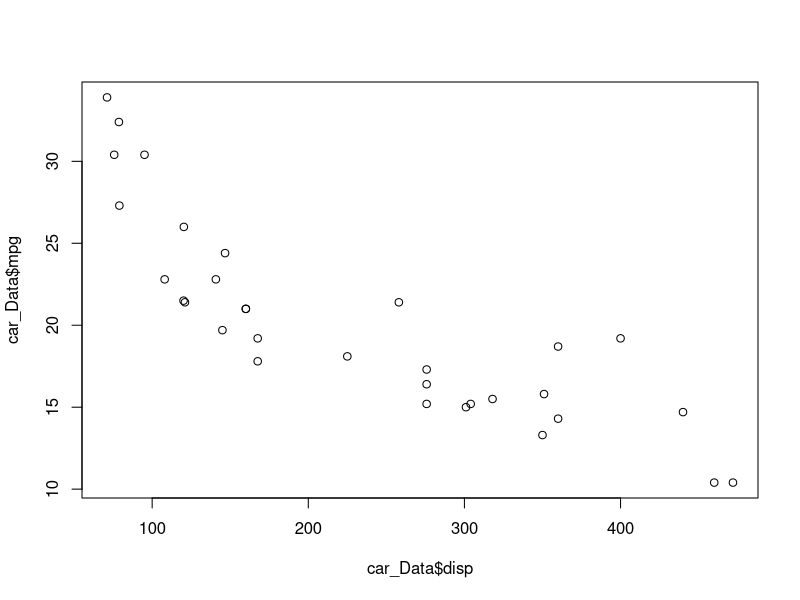
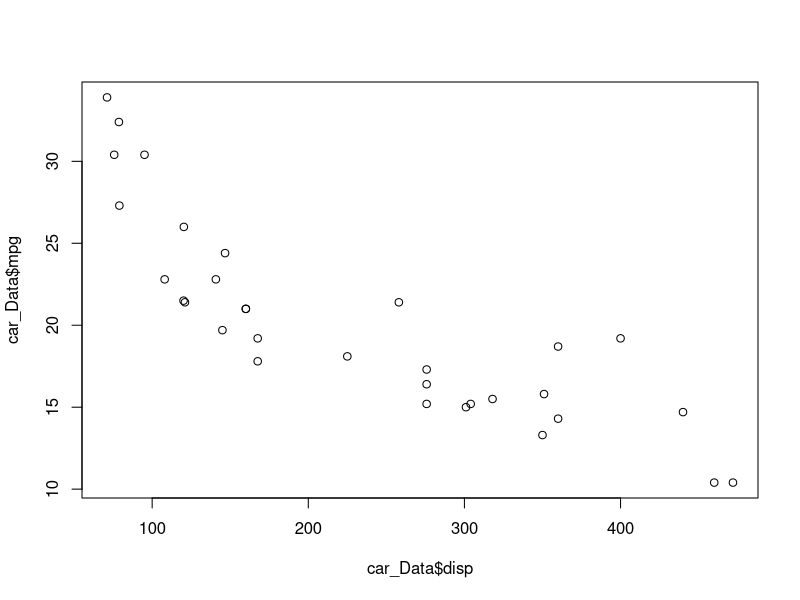
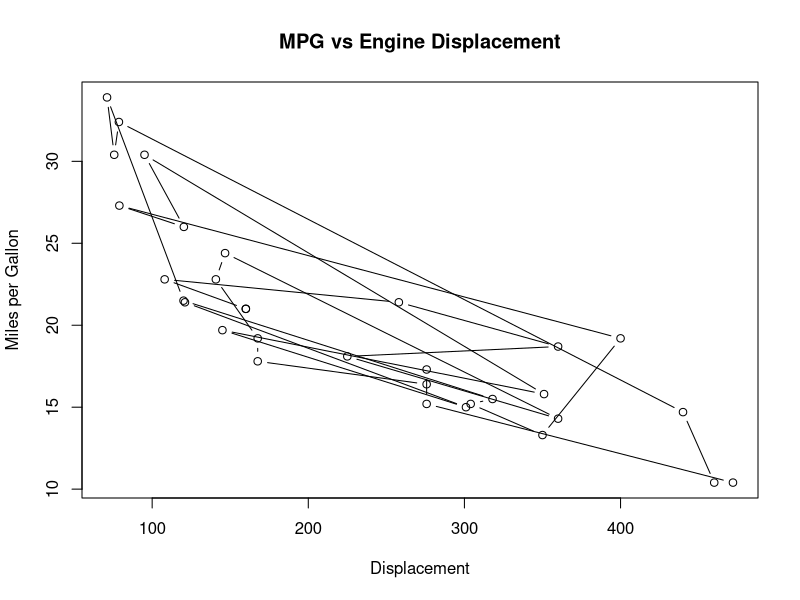
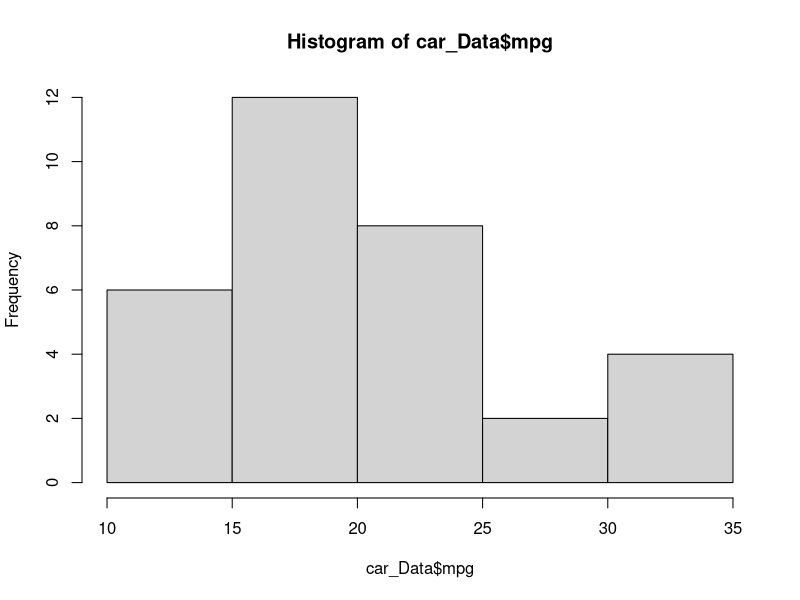
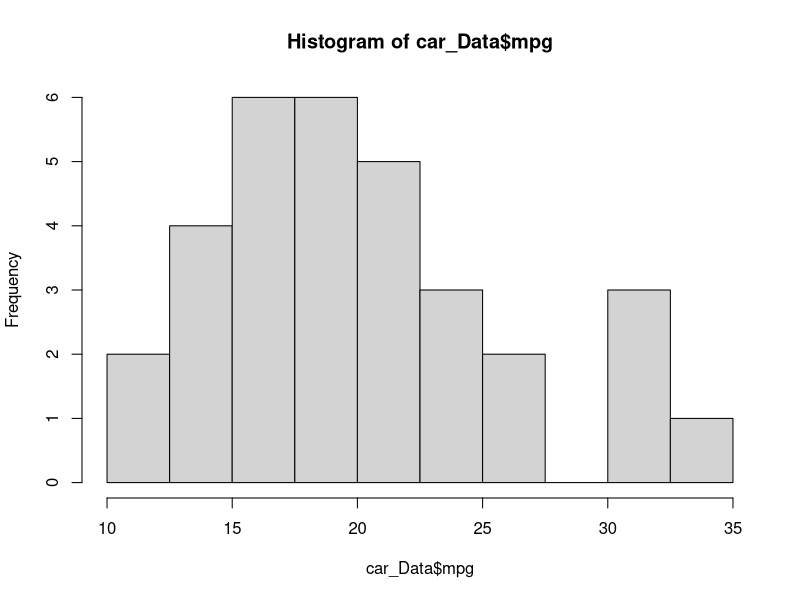
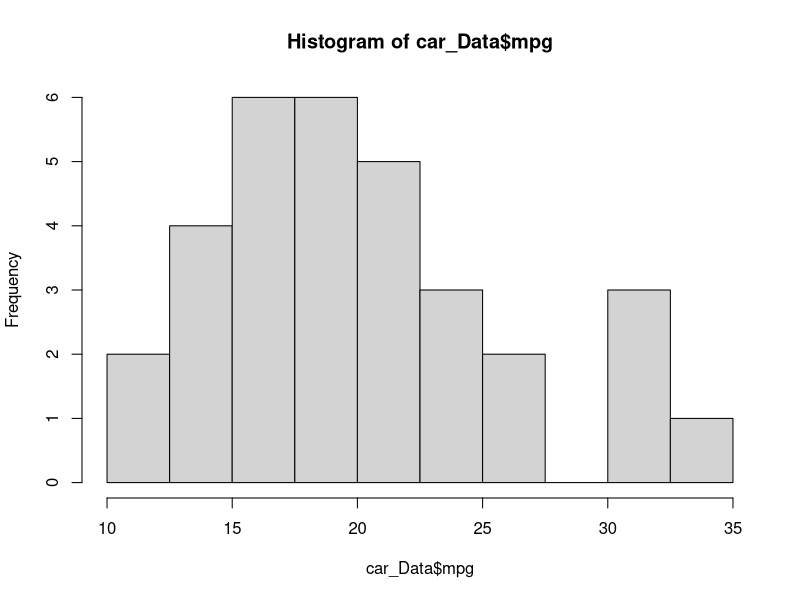
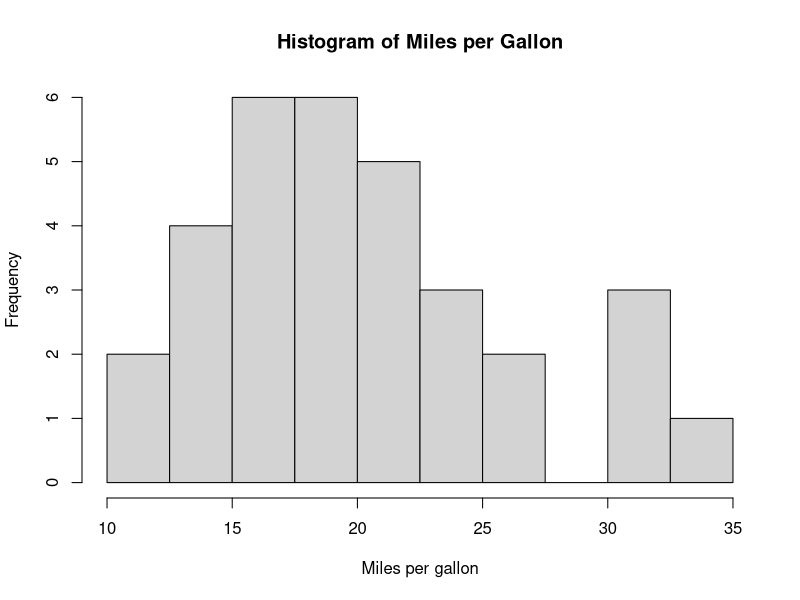

Generate these figures, in order, with R:
## ---- chunk 1

getwd()

## ---- chunk 2

## We can summarise our data-frame with height, weight, first name and BMI.

#summary(df)

 

## The data-frame height variable is numeric, will return quantiles.

#(df$height)

 

## The data-frame first-name lists the first name and number (character)

#summary(df$first_name)

 

## ---- chunk 3
#plot of mpg vs disp
car_Data = mtcars
plot(x = car_Data$disp, y = car_Data$mpg)

#notice we can remove arguments and still get same result
plot(car_Data$disp, car_Data$mpg)


 

## ---- chunk 4

 

plot(x = car_Data$disp, y = car_Data$mpg, 
     type = "b", 
     xlab = "Displacement", 
     ylab = "Miles per Gallon",
     main = "MPG vs Engine Displacement")



## ---- chunk 5

hist1 <- hist(car_Data$mpg)

#We can alter the 'bins' by specifying the additional argument 'breaks = ' in the hist function
hist(car_Data$mpg, breaks = c(10,12.5,15,17.5,20,22.5,25,27.5,30,32.5,35))

#a neater way of doing the same as above is to use seq
hist(car_Data$mpg, breaks = seq(10,35, by = 2.5))

#we can again edit the title etc by adding extra arguments
hist(car_Data$mpg, 
     breaks = seq(10,35, by = 2.5),
     xlab = "Miles per gallon",
     main = "Histogram of Miles per Gallon")
